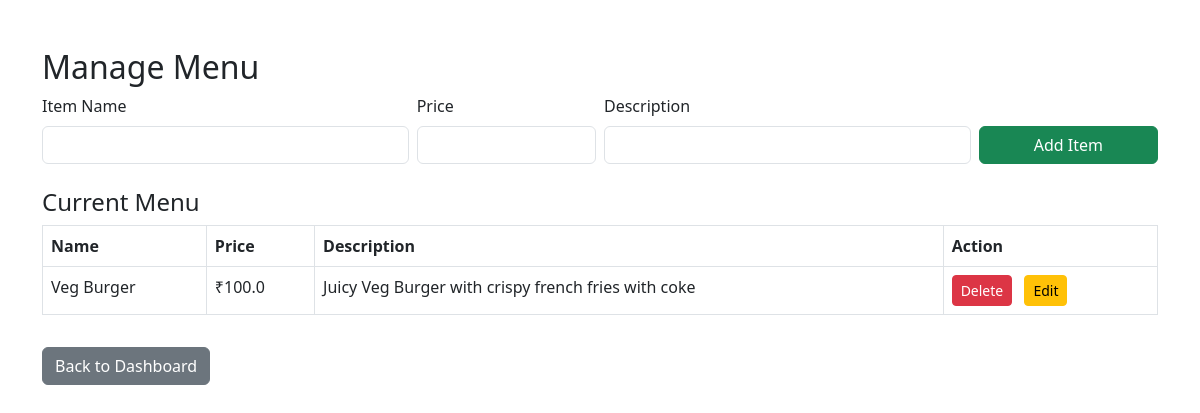
/partner_menu (signed in), run on the app's committed database.
### tables this page shows
CREATE TABLE food_items (
        id INTEGER PRIMARY KEY AUTOINCREMENT,
        restaurant_id INTEGER NOT NULL,
        name TEXT NOT NULL,
        price REAL NOT NULL,
        description TEXT,
        image TEXT,
        FOREIGN KEY(restaurant_id) REFERENCES restaurants(id)
    );

### routes/partner_routes.py (the view, shortened to what this page needs)
@partner_bp.route('/partner_menu', methods=['GET', 'POST'])
def partner_menu():
    if 'partner' not in session:
        return redirect(url_for('partner.partner_login'))
    username = session['partner']
    try:
        conn = sqlite3.connect('database.db')
        cursor = conn.cursor()
        cursor.execute('SELECT restaurant_id FROM restaurant_owners WHERE username=?', (username,))
        row = cursor.fetchone()
        if not row or not row[0]:
            conn.close()
            flash('Please create your restaurant profile first.', 'warning')
            return redirect(url_for('partner.partner_restaurant_profile'))
        restaurant_id = row[0]
        if request.method == 'POST' and 'delete_item_id' in request.form:
            item_id = request.form['delete_item_id']
            cursor.execute('DELETE FROM food_items WHERE id=? AND restaurant_id=?', (item_id, restaurant_id))
            conn.commit()
            flash('Menu item deleted.', 'danger')
        cursor.execute('SELECT id, name, price, description FROM food_items WHERE restaurant_id=?', (restaurant_id,))
        menu_items = cursor.fetchall()
        conn.close()
        return render_template('partner_menu.html', menu_items=menu_items)
    except Exception as e:
        logging.error(f"Partner menu error: {e}")
        flash('An error occurred while managing the menu. Please try again later.', 'danger')
        return render_template('partner_menu.html', menu_items=[])

### templates/partner_menu.html (shortened to what this page needs)
<!DOCTYPE html>
<html lang="en">
<head>
    <link rel="stylesheet" href="https://cdn.jsdelivr.net/npm/bootstrap@5.3.0/dist/css/bootstrap.min.css">
</head>
<body>
<div class="container mt-5">
    <h2>Manage Menu</h2>
    <form method="post" class="mb-4">
        <div class="row g-2 align-items-end">
            <div class="col-md-4">
                <label for="name" class="form-label">Item Name</label>
                <input type="text" class="form-control" id="name" name="name" required>
            </div>
            <div class="col-md-2">
                <label for="price" class="form-label">Price</label>
                <input type="number" class="form-control" id="price" name="price" required>
            </div>
            <div class="col-md-4">
                <label for="description" class="form-label">Description</label>
                <input type="text" class="form-control" id="description" name="description">
            </div>
            <div class="col-md-2">
                <button type="submit" class="btn btn-success w-100">Add Item</button>
            </div>
        </div>
    </form>
    <h4>Current Menu</h4>
    <table class="table table-bordered">
        <thead>
            <tr>
                <th>Name</th>
                <th>Price</th>
                <th>Description</th>
                <th>Action</th>
            </tr>
        </thead>
        <tbody>
            {% for item in menu_items %}
            <tr>
                <td>{{ item[1] }}</td>
                <td>₹{{ item[2] }}</td>
                <td>{{ item[3] }}</td>
                <td>
                    <form method="post" style="display:inline;">
                        <button type="submit" class="btn btn-danger btn-sm me-2">Delete</button>
                    </form>
                    <a href="/partner_menu/edit/{{ item[0] }}" class="btn btn-warning btn-sm">Edit</a>
                </td>
            </tr>
            {% else %}
            <tr><td colspan="4">No menu items found.</td></tr>
            {% endfor %}
        </tbody>
    </table>
    <a href="/partner_dashboard" class="btn btn-secondary mt-3">Back to Dashboard</a>
</div>
</body>
</html>

### data on the page
food_items: name "Veg Burger", price "100.0", description "Juicy Veg Burger with crispy french fries with coke"
